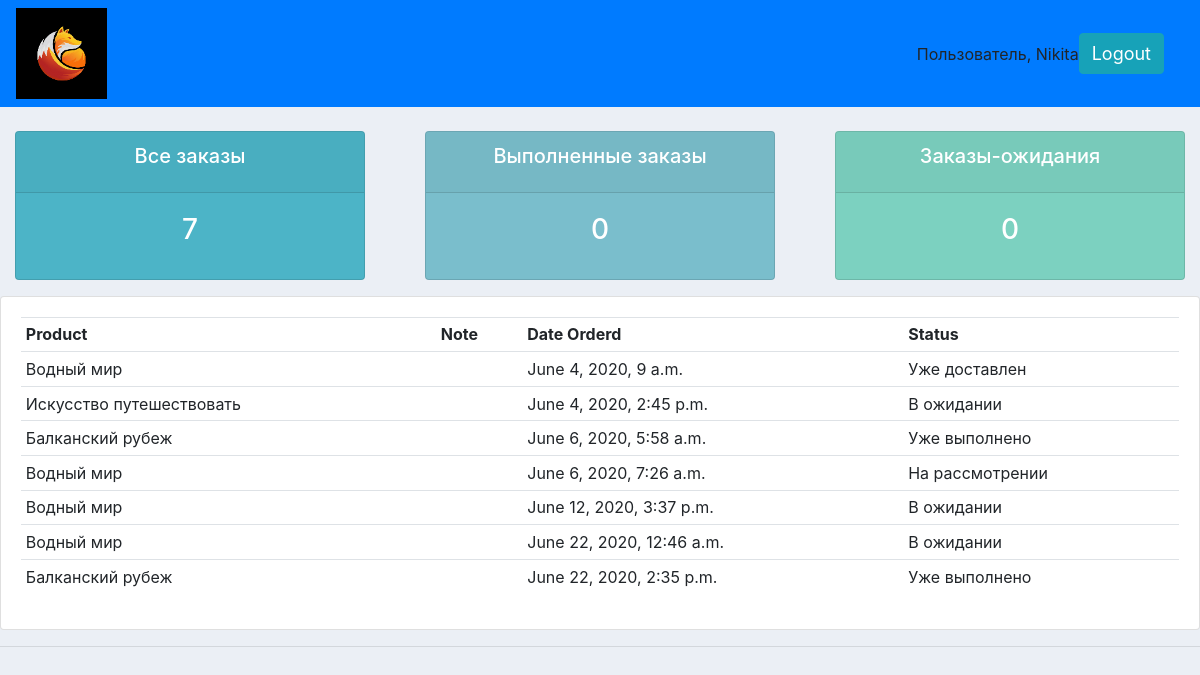
The page /user/ (signed in) on the database its author committed.
### accounts/models.py (models this page shows)
class Order(models.Model):
    STATUS = (
        ('В ожидании', 'В ожидании'),
        ('На рассмотрении', 'На рассмотрении'),
        ('Уже выполнено', 'Уже выполнено'),
    )
    customer = models.ForeignKey(Customer, null=True, on_delete=models.SET_NULL)
    product = models.ForeignKey(Product, null=True, on_delete=models.SET_NULL)
    date_created = models.DateTimeField(auto_now_add=True, null=True)
    status = models.CharField(max_length=200, null=True, choices=STATUS)
    tag = models.CharField(max_length=1000, null=True)
    def __str__(self):
        return self.product.name

class Product(models.Model):
    CATEGORY = (
        ('Есть в наличии', 'Есть в наличии'),
        ('Нет в наличии', 'Нет в наличии'),
    )
    name = models.CharField(max_length=200, null=True)
    price = models.FloatField(null=True)
    category = models.CharField(max_length=200, null=True, choices=CATEGORY)
    description = models.CharField(max_length=200, null=True, blank=True)
    date_created = models.DateTimeField(auto_now_add=True, null=True)
    tags = models.ManyToManyField(Tag)
    def __str__(self):
        return self.name

### accounts/decorators.py (the view)
		def wrapper_func(request, *args, **kwargs):
			group = None
			if request.user.groups.exists():
				group = request.user.groups.all()[0].name
			if group in allowed_roles:
				return view_func(request, *args, **kwargs)
			else:
				return HttpResponse('You are not authorized to view this page')

### accounts/views.py (called while the page is built)
@login_required(login_url='login')
@allowed_users(allowed_roles=['customer'])
def userPage(request):
    orders = request.user.customer.order_set.all()
    total_orders = orders.count()
    delivered = orders.filter(status='Delivered').count()
    pending = orders.filter(status='Pending').count()
    print('ORDERS:', orders)
    context = {'orders': orders, 'total_orders': total_orders,
               'delivered': delivered, 'pending': pending}
    return render(request, 'accounts/user.html', context)

### accounts/templates/accounts/user.html
{%  extends 'accounts/main.html' %}
{% block content %}
{%  include 'accounts/status.html' %}
<div class="row">
	<div class="col-md">
		<div class="card card-body">
			<table class="table table-sm">
				<tr>
					<th>Product</th>
					<th>Note</th>
					<th>Date Orderd</th>
					<th>Status</th>
				</tr>
				{% for order in orders %}
				<tr>
					<td>{{order.product}}</td>
					<td>{{order.note}}</td>
					<td>{{order.date_created}}</td>
					<td>{{order.status}}</td>
				</tr>
				{% endfor %}
			</table>
		</div>
	</div>
</div>
{% endblock content %}

### accounts/templates/accounts/navbar.html (shortened to what this page needs)
{% load static %}
<nav class="navbar navbar-expand-lg navbar-dark bg-primary">
    <img src="{% static 'images/logo2.jpg'%}">
    <span class=hello-msg">Пользователь, {{request.user}}</span>
    <span><a class="hello-msg btn btn-info" href="{% url 'logout' %}">Logout</a></span>
</nav>

### static/css/main.css (style rules this page uses)
body { background-color: #ebeff5; }

### accounts/templates/accounts/navbar.html (style rules this page uses)
.hello-msg { font-size: 18px; color: #fff; margin-right:20px; }

### rows shown on the page
Order: product "Водный мир", date_created "June 4, 2020, 9 a.m.", status "Уже доставлен"
Order: product "Искусство путешествовать", date_created "June 4, 2020, 2:45 p.m.", status "В ожидании"
Order: product "Балканский рубеж", date_created "June 6, 2020, 5:58 a.m.", status "Уже выполнено"
Order: product "Водный мир", date_created "June 6, 2020, 7:26 a.m.", status "На рассмотрении"
Order: product "Водный мир", date_created "June 12, 2020, 3:37 p.m.", status "В ожидании"
Order: product "Водный мир", date_created "June 22, 2020, 12:46 a.m.", status "В ожидании"
Order: product "Балканский рубеж", date_created "June 22, 2020, 2:35 p.m.", status "Уже выполнено"

### other values the page prints
{{ request.user }} "Nikita"
{{ total_orders }} "7"
{{ delivered }} "0"
{{ pending }} "0"
